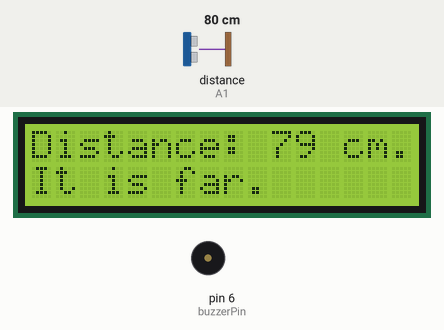
The sketch below on a simulated Arduino Uno, built with avr-gcc and run on an emulated ATmega328P. Shown: 16×2 character LCD, buzzer (waves = sounding). Wiring (inferred from the names in the program): ultrasonic range finder: trigger A0; echo A1. The inputs (shaded band) are chosen by the test bench; at power-on: distance to the obstacle (sensor on A1) 80 cm. The echo pulse lasts 58.3 µs per cm.

Above: at 1.2 s.
1.3 s: distance to the obstacle (sensor on A1) set to 7 cm
At 5.9 s:
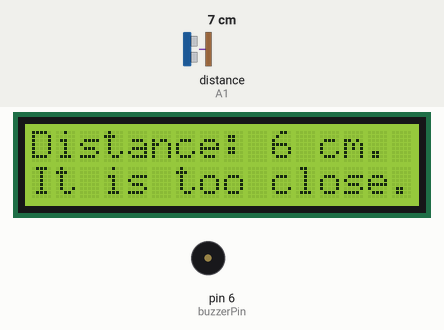
6.3 s: distance to the obstacle (sensor on A1) set to 4 cm
At 8.8 s:
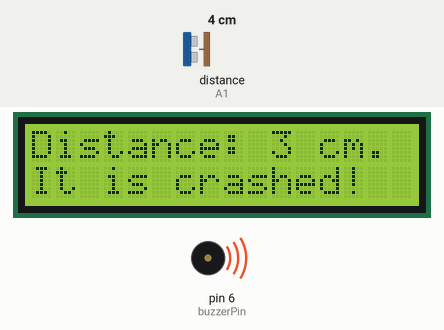
13.5 s: distance to the obstacle (sensor on A1) set to 35 cm
At 15.9 s:
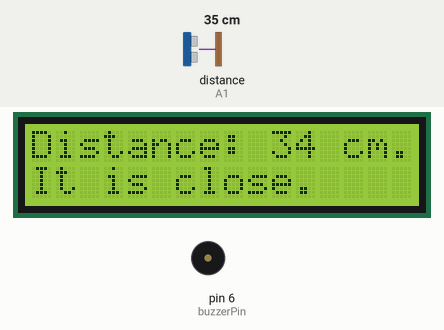
18.5 s: distance to the obstacle (sensor on A1) set to 120 cm
At 23.8 s:
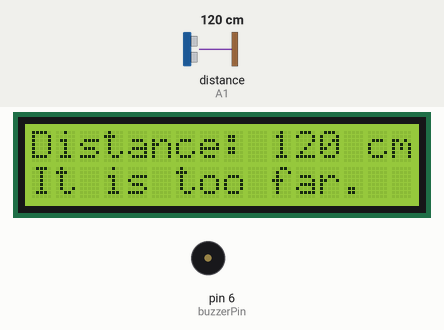
24.0 s: distance to the obstacle (sensor on A1) set to 60 cm
At 26.37 s:
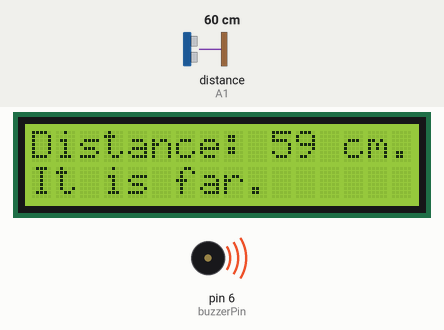
Timing chart, 0 to 28.7 s (numbered marks = the images above; inputs shaded):
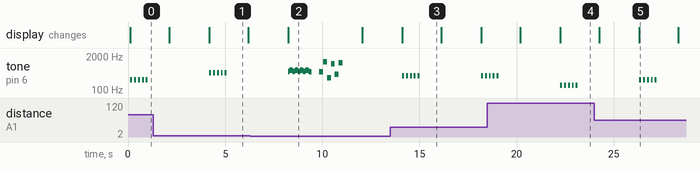

Measured:
- the behaviour switches between 6 and 5 cm on distance to the obstacle (sensor on A1) (found by bisection; images 1 and 2)
- after the input at 1.3 s, the display: first differs from a run without the input after 2.9 s (image 1)
- after the input at 6.3 s, the display: changes after 2.0 s (image 2)
- after the input at 13.5 s, the display: changes after 0.62 s (image 3)
- after the input at 18.5 s, the display: first differs from a run without the input after 3.8 s (image 4)
- after the input at 24.0 s, the display: first differs from a run without the input after 2.3 s (image 5)
- by itself, tone on pin 6 (buzzerPin): plays 500 Hz for 0.03 s, 520 Hz for 0.03 s, 540 Hz for 0.03 s, 560 Hz for 0.03 s, 580 Hz for 0.03 s, 600 Hz for 0.03 s … (47 notes in this stretch)

The sketch:

2016510040_Elif_Karatas_Lab_6_Parking_Assistant_Code.ino
```cpp
#include <LiquidCrystal.h>
// define pins
#define echoPin A1
#define trigPin A0
#define buzzerPin 6

LiquidCrystal lcd(12, 11, 5, 4, 3, 2);

int maximumRange = 100; // max distance is 1m
int minimumRange = 0;

int parkingMode = 0; // define int value for different parking modes

String TIME_STRING = "2021.06.13 - 01:35:56"; // DATE AND TIME

// Date and time substring operations for lcd screen and time clock
int year = TIME_STRING.substring(0,4).toInt();
int month = TIME_STRING.substring(5,7).toInt();
int day = TIME_STRING.substring(8,10).toInt();
int hour = TIME_STRING.substring(13,15).toInt();
int minute = TIME_STRING.substring(16,18).toInt();
int second = TIME_STRING.substring(19,21).toInt();

// define unsigned int values for calculating seconds
unsigned int lastTime;
unsigned int timeNow;
unsigned int timeNow2;

void setup() {
  Serial.begin(9600);
  lcd.begin(16,2);
  pinMode(trigPin, OUTPUT);
  pinMode(echoPin, INPUT);
  pinMode(buzzerPin, OUTPUT);
}

void loop() {
  // calculating for second increasing
  lastTime = millis() - timeNow;
  // parking info
  calculateDistance(maximumRange, minimumRange);
  // warning sounds
  sound();
  delay(1000);
  lcd.clear();
  // date and time info
  if(millis() - timeNow2 >= 1000){
    timeNow2 = millis();
    dateTime();
  }
  // waiting for 2 seconds
  delay(2000);
}

int calculateDistance(int maxrange, int minrange)
{
  long duration, distance;

  digitalWrite(trigPin,LOW);
  delayMicroseconds(2); // 2ms wait for arduino
  digitalWrite(trigPin, HIGH); // send signal
  delayMicroseconds(10); // 10ms wait for arduino
  digitalWrite(trigPin, LOW);

  duration = pulseIn(echoPin, HIGH); // time for pin
  distance = duration / 58.2; // time will turn to cantimeters
  delay(50);

  // parking modes and distance information on lcd display
  lcd.clear();
  lcd.setCursor(0,0);
  if(distance > maxrange){
    lcd.print("Distance: ");
    lcd.print(distance);
    lcd.print(" cm.");
    lcd.setCursor(0,1);
    lcd.print("It is too far.");
    parkingMode = 1;
  }
  else if(distance <= 100 && distance >= 51){
    lcd.print("Distance: ");
    lcd.print(distance);
    lcd.print(" cm.");
    lcd.setCursor(0,1);
    lcd.print("It is far.");
    parkingMode = 2;
  }
  else if(distance <= 50 && distance >= 21){
    lcd.print("Distance: ");
    lcd.print(distance);
    lcd.print(" cm.");
    lcd.setCursor(0,1);
    lcd.print("It is close.");
    parkingMode = 3;
  }
  else if(distance <= 20 && distance >= 5){
    lcd.print("Distance: ");
    lcd.print(distance);
    lcd.print(" cm.");
    lcd.setCursor(0,1);
    lcd.print("It is too close.");
    parkingMode = 4;
  }
  else if(distance < 5){
    lcd.print("Distance: ");
    lcd.print(distance);
    lcd.print(" cm.");
    lcd.setCursor(0,1);
    lcd.print("It is crashed!");
    parkingMode = 5;
  }
  return distance;
}

void sound()
{
  // different sounds for different parking modes
  for(int i = 0; i < 5 ; i++){ // 5 times warning sound
    if(parkingMode == 1){
        tone(buzzerPin, 150);
        delay(100);
        noTone(buzzerPin);
        delay(100);
    }
    else if(parkingMode == 2){
        tone(buzzerPin, 250);
        delay(100);
        noTone(buzzerPin);
        delay(100);
    }
    else if(parkingMode == 3){
        tone(buzzerPin, 350);
        delay(100);
        noTone(buzzerPin);
        delay(100);
    }
    else if(parkingMode == 4){
        tone(buzzerPin, 450);
        delay(100);
        noTone(buzzerPin);
        delay(100);
    }
  }
  if(parkingMode == 5){
    gameOver(); // game over sound for crashed
  }
}

void gameOver(){
// game over sound
int i = 0;
int floops = 0;
int note = 1000/8; // eight notes
int pause = note * 0.2;

for(floops = 0; floops < 4; floops++){
  for(i = 25; i < 30; i++){
    tone(buzzerPin, 20*i, note);
    delay(pause);
  }
  for(i = 30; i >= 25; i--){
    tone(buzzerPin, 20*i, note);
    delay(pause);
  }
}

delay(500);
tone(buzzerPin, 500, 200);
delay(200);
tone(buzzerPin, 1200, 200);
delay(200);
tone(buzzerPin, 300, 200);
delay(200);
tone(buzzerPin, 1000, 200);
delay(200);
tone(buzzerPin, 400, 200);
delay(200);
tone(buzzerPin, 1100, 200);
delay(200);
}

void dateTime(){
  // calculating date time
    second++;
    lcd.setCursor(0,0);
    lcd.print("Hour: ");

    if(hour<10){ // if hour is less than 10, than add 0 to start cursor
      lcd.print("0");
    }
    lcd.print(hour);
    lcd.print(":");
    if(minute<10){ // if minute is less than 10, than add 0 to start cursor
      lcd.print("0");
    }
    lcd.print(minute);
    lcd.print(":");
    if(second<10){ // if hour is less than 10, than add 0 to start cursor
      lcd.print("0");
    }
    lcd.print(second);
    if(second==59){
      second = 0;
      lcd.setCursor(6,0);
      minute++; // increase minute for every 60 seconds
    }
    if(minute == 60){
      minute = 0;
      lcd.setCursor(3,0);
      hour++; // increase hour for every 60 minutes
    }
    lcd.setCursor(0,1);
    // date and time display
    lcd.print("Date: ");
    lcd.print(day);
    lcd.print(".");
    lcd.print(month);
    lcd.print(".");
    lcd.print(year);
}

// references
// [1] https://www.youtube.com/watch?v=UKj6qtSBXMQ
// [2] https://github.com/Robotistan/YouTube-DIY-Projeler/tree/master/Arduino%20Dersleri/Ders-10%20HC-SR04%20ile%20Park%20Sensoru%20Yapimi
```
